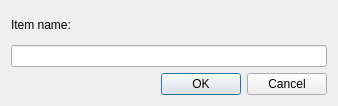
<?xml version="1.0" encoding="UTF-8"?>
<ui version="4.0">
 <class>ItemDialog</class>
 <widget class="QDialog" name="ItemDialog">
  <property name="geometry">
   <rect>
    <x>0</x>
    <y>0</y>
    <width>338</width>
    <height>106</height>
   </rect>
  </property>
  <property name="windowTitle">
   <string>Dialog</string>
  </property>
  <layout class="QGridLayout" name="gridLayout">
   <item row="0" column="0">
    <widget class="QLabel" name="label">
     <property name="text">
      <string>Item name:</string>
     </property>
    </widget>
   </item>
   <item row="1" column="0">
    <widget class="QLineEdit" name="leItemName"/>
   </item>
   <item row="2" column="0">
    <widget class="QDialogButtonBox" name="buttonBox">
     <property name="orientation">
      <enum>Qt::Horizontal</enum>
     </property>
     <property name="standardButtons">
      <set>QDialogButtonBox::Cancel|QDialogButtonBox::Ok</set>
     </property>
    </widget>
   </item>
  </layout>
 </widget>
 <resources/>
 <connections>
  <connection>
   <sender>buttonBox</sender>
   <signal>accepted()</signal>
   <receiver>ItemDialog</receiver>
   <slot>accept()</slot>
   <hints>
    <hint type="sourcelabel">
     <x>248</x>
     <y>254</y>
    </hint>
    <hint type="destinationlabel">
     <x>157</x>
     <y>274</y>
    </hint>
   </hints>
  </connection>
  <connection>
   <sender>buttonBox</sender>
   <signal>rejected()</signal>
   <receiver>ItemDialog</receiver>
   <slot>reject()</slot>
   <hints>
    <hint type="sourcelabel">
     <x>316</x>
     <y>260</y>
    </hint>
    <hint type="destinationlabel">
     <x>286</x>
     <y>274</y>
    </hint>
   </hints>
  </connection>
 </connections>
</ui>
